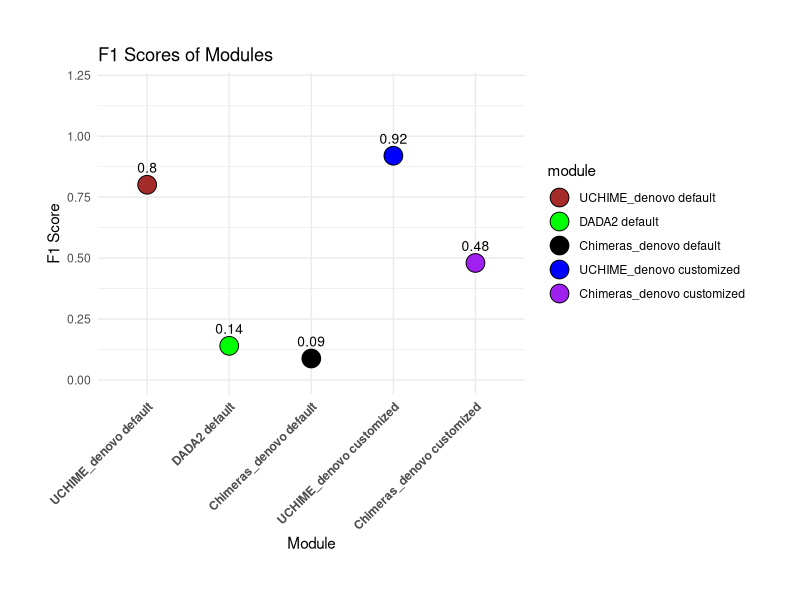

Source code (R):
# Load necessary packages
library(ggplot2)

# Define the data without the UCHIME_denovo mediocre module
data <- data.frame(
  module = factor(c("UCHIME_denovo default", "DADA2 default", "Chimeras_denovo default",
                   "UCHIME_denovo customized", "Chimeras_denovo customized"),
                 levels = c("UCHIME_denovo default", "DADA2 default", "Chimeras_denovo default",
                           "UCHIME_denovo customized", "Chimeras_denovo customized")),
  F1_score = c(0.8009, 0.14, 0.088,
               0.92, 0.48)
)

# Create the plot
p <- ggplot(data, aes(x = module, y = F1_score, fill = module)) +
  geom_point(shape = 21, size = 6) +
  labs(title = "F1 Scores of Modules",
       x = "Module",
       y = "F1 Score") +
  scale_color_manual(values = c("brown", "green", "black",
                               "blue", "purple")) +
  scale_fill_manual(values = c("brown", "green", "black",
                               "blue", "purple")) +
  geom_text(aes(label = round(F1_score, 2)), vjust = -1.2, size = 3.5) + # Adjusted text size for clarity
  theme_minimal() +
  theme(axis.text.x = element_text(angle = 45, hjust = 1, vjust = 1, face = "bold"), # Rotate x-axis labels for better fitting
        plot.margin = margin(12, 12, 12, 12, "mm")) + # Adjust plot margins
  ylim(0, 1.2) # Extend the y-axis

# Optionally, save as PNG for digital uses
ggsave("F1_Scores_modules_no_uchime_mediocre.png", plot = p, width = 8, height = 6, dpi = 1200)
